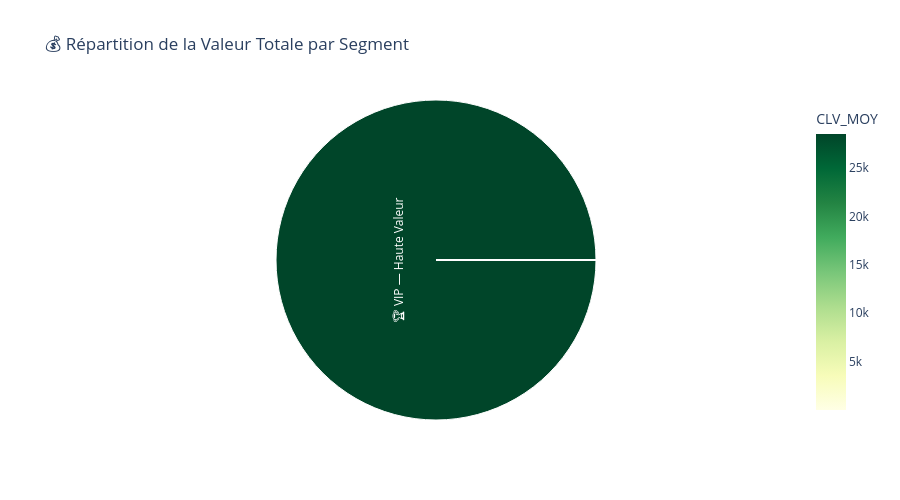

Notebook code for this chart:
### Markdown cell above
## 11. Valeur Client par Segment — CLV Simplifié
> FIX : CLV calculé sur données originales (non log), avant groupby.

### Code cell
# CLV approximatif = Primes annuelles × 3 ans × (1 - S/P) × (1 - Taux impayé)
# Utilise TOTAL_PRIMES original (non log-transformé) depuis master
master['PRIME_ANNUELLE'] = master['TOTAL_PRIMES'] / (master['ANCIENNETE_JOURS'].clip(30) / 365.25)

master['CLV_ESTIME'] = (
    master['PRIME_ANNUELLE'].fillna(0)
    * 3                                              # horizon 3 ans
    * (1 - master['TAUX_RESILIATION'].clip(0, 1).fillna(0.13))  # rétention
    * (1 - master['SP_RATIO'].clip(0, 1).fillna(0))             # profitabilité
    * (1 - master['TAUX_IMPAYE'].clip(0, 1).fillna(0))          # paiement
).clip(0)

clv_seg = master.groupby('CLUSTER_NOM').agg(
    NB_CLIENTS    = ('ID_CLIENT',      'count'),
    CLV_MOY       = ('CLV_ESTIME',     'mean'),
    CLV_TOTAL     = ('CLV_ESTIME',     'sum'),
    CLV_MEDIAN    = ('CLV_ESTIME',     'median'),
    PRIME_ANN_MOY = ('PRIME_ANNUELLE', 'mean'),
).sort_values('CLV_TOTAL', ascending=False).round(0)

clv_seg['PART_VALEUR_%'] = (clv_seg['CLV_TOTAL'] / clv_seg['CLV_TOTAL'].sum() * 100).round(1)

display(clv_seg.style
    .background_gradient(subset=['CLV_MOY','CLV_TOTAL'], cmap='Greens')
    .format({
        'CLV_MOY':       '{:,.0f}',
        'CLV_TOTAL':     '{:,.0f}',
        'CLV_MEDIAN':    '{:,.0f}',
        'PRIME_ANN_MOY': '{:,.0f}',
        'PART_VALEUR_%': '{:.1f}%',
    })
    .set_caption('Customer Lifetime Value Estimée par Segment')
)

# Sunburst CLV
fig = px.sunburst(
    clv_seg.reset_index(),
    path=['CLUSTER_NOM'],
    values='CLV_TOTAL',
    title='💰 Répartition de la Valeur Totale par Segment',
    color='CLV_MOY',
    color_continuous_scale='YlGn'
)
fig.update_layout(height=500)
fig.show()

### Figure 1 — Plotly figure (JSON) as saved in the notebook; plotly's stock layout.template omitted (floating-point values rounded to 4 significant figures)
{"data": [{"branchvalues": "total", "customdata": [[28520.0], [3.0], [NaN], [NaN]], "domain": {"x": [0, 1], "y": [0, 1]}, "hovertemplate": "labels=%{label}<br>CLV_TOTAL=%{value}<br>parent=%{parent}<br>id=%{id}<br>CLV_MOY=%{color}<extra></extra>", "ids": ["🏆 VIP — Haute Valeur", "🆕 Nouveaux / Faible Valeur (C3)", "⚠️  Profil à Risque", "🆕 Nouveaux / Faible Valeur"], "labels": ["🏆 VIP — Haute Valeur", "🆕 Nouveaux / Faible Valeur (C3)", "⚠️  Profil à Risque", "🆕 Nouveaux / Faible Valeur"], "marker": {"coloraxis": "coloraxis", "colors": [28520.0, 3.0, NaN, NaN]}, "name": "", "parents": ["", "", "", ""], "type": "sunburst", "values": [430100000.0, 2098.0, 0.0, 0.0]}], "layout": {"coloraxis": {"colorbar": {"title": {"text": "CLV_MOY"}}, "colorscale": [[0, "rgb(255,255,229)"], [0.125, "rgb(247,252,185)"], [0.25, "rgb(217,240,163)"], [0.375, "rgb(173,221,142)"], [0.5, "rgb(120,198,121)"], [0.625, "rgb(65,171,93)"], [0.75, "rgb(35,132,67)"], [0.875, "rgb(0,104,55)"], [1, "rgb(0,69,41)"]]}, "height": 500, "legend": {"tracegroupgap": 0}, "title": {"text": "💰 Répartition de la Valeur Totale par Segment"}}}
